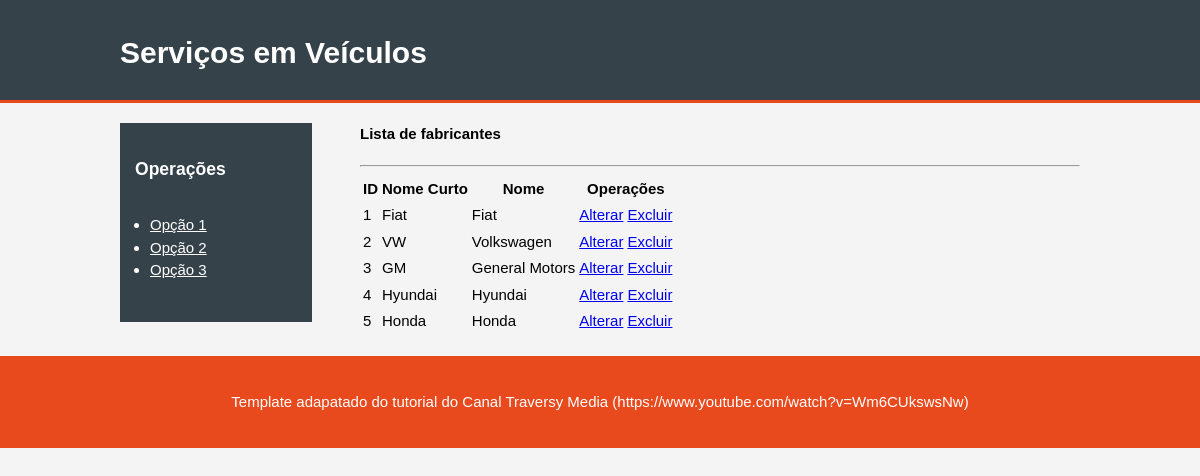
Screenshot of /rotinas/lista_fabricantes.php (signed in) with the database file from the repository.
### tables this page shows
CREATE TABLE "fabricantes" (
	"idfabricante" INTEGER NOT NULL PRIMARY KEY AUTOINCREMENT,
	"nome_curto" VARCHAR(50) NOT NULL,
	"nome" VARCHAR(150) NOT NULL
);

### includes/funcoes.php (called while the page is built, shortened)
<?php
function html_template($tpl_base_conteudo) {
	$html = file_get_contents(TPL_HOME);
	$html_base_conteudo = file_get_contents($tpl_base_conteudo);
	$html = str_replace("", $html_base_conteudo, $html);
	return $html;
}
?>

### includes/fabricantes.php (the view, shortened to what this page needs)
<?php
function bd_select_fabricantes($id = null) {
	global $conn;
	try {
		$sql = "SELECT * FROM fabricantes";
		$stmt = $conn->prepare($sql);
		$stmt->execute();
		return $stmt->fetchAll();
	} catch(PDOException $e) {
		die( 'ERROR: ' . $e->getMessage());
	}
}
function html_table_fabricantes() {
	$html = "<h4>Lista de fabricantes</h4>\n";
	$html .= "<hr/>\n";
	if ($fabricantes = bd_select_fabricantes()) {
		$html .= "<TABLE>\n";
		$html .= "<TR>\n";
		$html .= "<TH>ID</TH>\n";
		$html .= "<TH>Nome Curto</TH>\n";
		$html .= "<TH>Nome</TH>\n";
		$html .= "<TH colspan=\"2\">Operações</TH>\n";
		$html .= "</TR>\n";
		foreach($fabricantes as $id => $fabricante) {
			$html .= "<TR>\n";
			$html .= "<TD>{$fabricante['idfabricante']}</TD>\n";
			$html .= "<TD>{$fabricante['nome_curto']}</TD>\n";
			$html .= "<TD>{$fabricante['nome']}</TD>\n";
			$html .= "<TD><a href=\"alterar_fabricante.php?id={$fabricante['idfabricante']}\">Alterar</a></TD>\n";
			$html .= "<TD><a href=\"act_excluir_fabricante.php?id={$fabricante['idfabricante']}\">Excluir</a></TD>\n";
			$html .= "</TR>\n";
		}
		$html .= "</TABLE>\n";
	} else {
		$html = "<p>Nenhum registro de fabricante encontrado</p>\n";
	}
	return $html;
}
?>

### rotinas/lista_fabricantes.php (shortened to what this page needs)
<?php
require_once("../includes/bd.php");
require_once("../includes/funcoes.php");
require_once("../includes/fabricantes.php");
$template = html_template(TPL_INTERNA);
$tbl_fabricantes = html_table_fabricantes();
$template = str_replace("", $tbl_fabricantes, $template);
echo $template;
?>

### temas/acme/css/style.css (style rules this page uses)
body { font: 15px/1.5 Arial, Helvetica,sans-serif; padding:0; margin:0; background-color:#f4f4f4; }
.container { width:80%; margin:auto; overflow:hidden; }
ul { margin:0; padding:0; }
.dark { padding:15px; background:#35424a; color:#ffffff; margin-top:10px; margin-bottom:10px; }
.menu { padding:15px; color:white; margin-top:10px; margin-bottom:10px; }
.menu a { color:white; }
header { background:#35424a; color:#ffffff; padding-top:30px; min-height:70px; border-bottom:#e8491d 3px solid; }
header #branding { float:left; }
header #branding h1 { margin:0; }
aside#sidebar { float:left; width:20%; margin-top:10px; }
article#main-col { float:right; width:75%; }
footer { padding:20px; margin-top:20px; color:#ffffff; background-color:#e8491d; text-align: center; }

### rows the page displays
fabricantes: idfabricante "1", nome_curto "Fiat", nome "Fiat"
fabricantes: idfabricante "2", nome_curto "VW", nome "Volkswagen"
fabricantes: idfabricante "3", nome_curto "GM", nome "General Motors"
fabricantes: idfabricante "4", nome_curto "Hyundai", nome "Hyundai"
fabricantes: idfabricante "5", nome_curto "Honda", nome "Honda"

### other values shown
$template "Serviços em Veículos Operações Opção 1 Opção 2 Opção 3 Template adapatado do tutorial do Canal Traversy Media (https://www.youtube.com/watch?v=Wm6CUkswsNw)"
